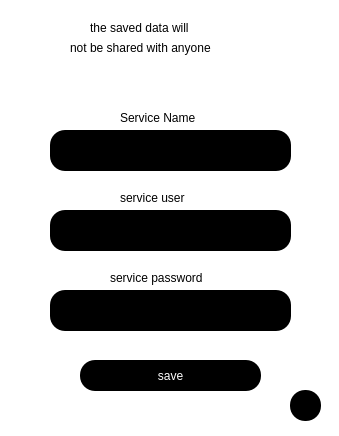
<?xml version="1.0" encoding="UTF-8"?>
<ui version="4.0">
 <class>cadastro_novo_password</class>
 <widget class="QWidget" name="cadastro_novo_password">
  <property name="geometry">
   <rect>
    <x>0</x>
    <y>0</y>
    <width>339</width>
    <height>436</height>
   </rect>
  </property>
  <property name="windowTitle">
   <string>Manager Password</string>
  </property>
  <property name="windowIcon">
   <iconset>
    <normaloff>../img/Clowns_Password.ico</normaloff>../img/Clowns_Password.ico</iconset>
  </property>
  <property name="styleSheet">
   <string notr="true">background-color: rgb(255, 255, 255);</string>
  </property>
  <widget class="QPushButton" name="user_voltar">
   <property name="geometry">
    <rect>
     <x>290</x>
     <y>390</y>
     <width>31</width>
     <height>31</height>
    </rect>
   </property>
   <property name="styleSheet">
    <string notr="true">border-radius:15px;
color: rgb(255, 255, 255);
background-color: rgb(0, 0, 0);
font: 75 11pt &quot;Fixedsys&quot;;
</string>
   </property>
   <property name="text">
    <string/>
   </property>
   <property name="icon">
    <iconset>
     <normaloff>../img/seta.png</normaloff>../img/seta.png</iconset>
   </property>
  </widget>
  <widget class="QLineEdit" name="service_name">
   <property name="geometry">
    <rect>
     <x>50</x>
     <y>130</y>
     <width>241</width>
     <height>41</height>
    </rect>
   </property>
   <property name="styleSheet">
    <string notr="true">border-radius:15px;
color: rgb(255, 255, 255);
background-color: rgb(0, 0, 0);
font: 75 11pt &quot;Fixedsys&quot;;</string>
   </property>
  </widget>
  <widget class="QLineEdit" name="service_user">
   <property name="geometry">
    <rect>
     <x>50</x>
     <y>210</y>
     <width>241</width>
     <height>41</height>
    </rect>
   </property>
   <property name="styleSheet">
    <string notr="true">border-radius:15px;
color: rgb(255, 255, 255);
background-color: rgb(0, 0, 0);
font: 75 11pt &quot;Fixedsys&quot;;</string>
   </property>
  </widget>
  <widget class="QLineEdit" name="service_password">
   <property name="geometry">
    <rect>
     <x>50</x>
     <y>290</y>
     <width>241</width>
     <height>41</height>
    </rect>
   </property>
   <property name="styleSheet">
    <string notr="true">border-radius:15px;
color: rgb(255, 255, 255);
background-color: rgb(0, 0, 0);
font: 75 11pt &quot;Fixedsys&quot;;</string>
   </property>
  </widget>
  <widget class="QLabel" name="label">
   <property name="geometry">
    <rect>
     <x>120</x>
     <y>110</y>
     <width>101</width>
     <height>16</height>
    </rect>
   </property>
   <property name="styleSheet">
    <string notr="true">font: 75 8pt &quot;Fixedsys&quot;;
color: rgb(0, 0, 0);</string>
   </property>
   <property name="text">
    <string>Service Name</string>
   </property>
  </widget>
  <widget class="QLabel" name="label_2">
   <property name="geometry">
    <rect>
     <x>120</x>
     <y>190</y>
     <width>101</width>
     <height>16</height>
    </rect>
   </property>
   <property name="styleSheet">
    <string notr="true">font: 75 8pt &quot;Fixedsys&quot;;
color: rgb(0, 0, 0);</string>
   </property>
   <property name="text">
    <string>service user</string>
   </property>
  </widget>
  <widget class="QLabel" name="label_3">
   <property name="geometry">
    <rect>
     <x>110</x>
     <y>270</y>
     <width>131</width>
     <height>16</height>
    </rect>
   </property>
   <property name="styleSheet">
    <string notr="true">font: 75 8pt &quot;Fixedsys&quot;;
color: rgb(0, 0, 0);</string>
   </property>
   <property name="text">
    <string>service password</string>
   </property>
  </widget>
  <widget class="QPushButton" name="salvar_dados">
   <property name="geometry">
    <rect>
     <x>80</x>
     <y>360</y>
     <width>181</width>
     <height>31</height>
    </rect>
   </property>
   <property name="styleSheet">
    <string notr="true">border-radius:15px;
color: rgb(255, 255, 255);
background-color: rgb(0, 0, 0);
font: 75 11pt &quot;Fixedsys&quot;;</string>
   </property>
   <property name="text">
    <string>save</string>
   </property>
  </widget>
  <widget class="QLabel" name="label_5">
   <property name="geometry">
    <rect>
     <x>70</x>
     <y>40</y>
     <width>211</width>
     <height>16</height>
    </rect>
   </property>
   <property name="styleSheet">
    <string notr="true">font: 75 8pt &quot;Fixedsys&quot;;
color: rgb(0, 0, 0);</string>
   </property>
   <property name="text">
    <string>not be shared with anyone</string>
   </property>
  </widget>
  <widget class="QLabel" name="label_6">
   <property name="geometry">
    <rect>
     <x>90</x>
     <y>20</y>
     <width>161</width>
     <height>16</height>
    </rect>
   </property>
   <property name="styleSheet">
    <string notr="true">font: 75 8pt &quot;Fixedsys&quot;;
color: rgb(0, 0, 0);</string>
   </property>
   <property name="text">
    <string>the saved data will </string>
   </property>
  </widget>
  <widget class="QLabel" name="label_4">
   <property name="geometry">
    <rect>
     <x>150</x>
     <y>60</y>
     <width>41</width>
     <height>41</height>
    </rect>
   </property>
   <property name="text">
    <string/>
   </property>
   <property name="pixmap">
    <pixmap>../img/security.png</pixmap>
   </property>
   <property name="scaledContents">
    <bool>true</bool>
   </property>
  </widget>
  <widget class="QLabel" name="notifica">
   <property name="geometry">
    <rect>
     <x>110</x>
     <y>410</y>
     <width>131</width>
     <height>16</height>
    </rect>
   </property>
   <property name="styleSheet">
    <string notr="true">font: 75 8pt &quot;Fixedsys&quot;;
color: rgb(0, 0, 0);</string>
   </property>
   <property name="text">
    <string/>
   </property>
  </widget>
 </widget>
 <resources/>
 <connections/>
</ui>
